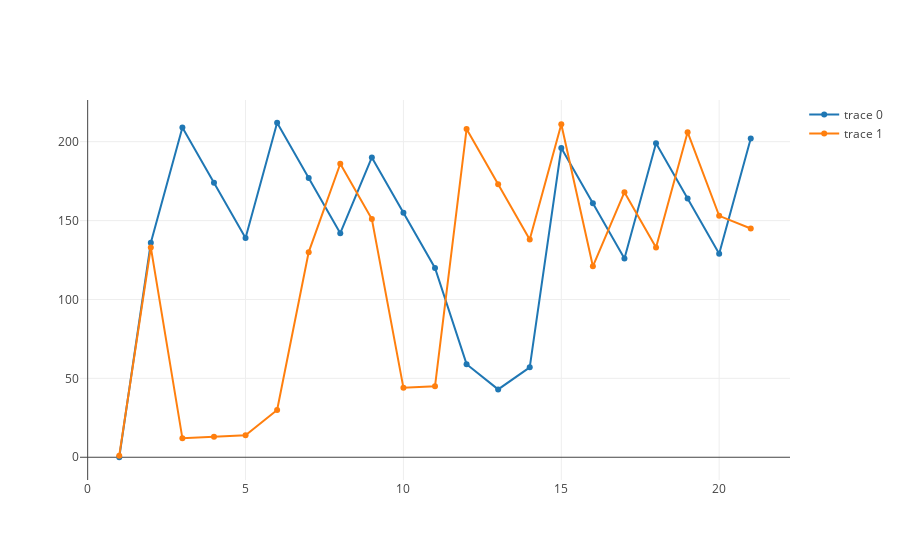

The code cell stored with this chart in its notebook:
### Code cell
"""Track location of two bits after a list of moves."""

import plotly.graph_objs as go
from plotly.offline import init_notebook_mode, iplot
from content.helper.helper import generate_random_keys
from content.analyzers.cubie_location_analyzer import CubieLocationAnalyzer

# Init the notebook for usage of Plotly.
init_notebook_mode(connected=True)

# Setup the analyzers and keys.
analyzer1 = CubieLocationAnalyzer(cube_side_length=3, track_item_location=0)
analyzer2 = CubieLocationAnalyzer(cube_side_length=3, track_item_location=1)
keys = generate_random_keys(length=20, max_index=1)

# Get locations and create the traces for scatter plot.
locations1 = analyzer1.location_tracker(keys=keys)
locations2 = analyzer2.location_tracker(keys=keys)

# Create a trace
trace1 = go.Scatter(
    x = [index + 1 for index in range(len(locations1))],
    y = locations1,
    mode = 'lines+markers'
)

# Create a trace
trace2 = go.Scatter(
    x = [index + 1 for index in range(len(locations2))],
    y = locations2,
    mode = 'lines+markers'
)

# Plot the scatter plot in the notebook.
iplot([trace1, trace2])

### Figure 1 — Plotly figure (JSON) as saved in the notebook; plotly's stock layout.template omitted (floating-point values rounded to 4 significant figures)
{"data": [{"mode": "lines+markers", "type": "scatter", "uid": "f7da5258-8303-4ee8-8cba-fa84c8c8b80f", "x": [1, 2, 3, 4, 5, 6, 7, 8, 9, 10, 11, 12, 13, 14, 15, 16, 17, 18, 19, 20, 21], "y": [0, 136, 209, 174, 139, 212, 177, 142, 190, 155, 120, 59, 43, 57, 196, 161, 126, 199, 164, 129, 202]}, {"mode": "lines+markers", "type": "scatter", "uid": "c4a7e418-de09-4b1c-b781-b7040af30b27", "x": [1, 2, 3, 4, 5, 6, 7, 8, 9, 10, 11, 12, 13, 14, 15, 16, 17, 18, 19, 20, 21], "y": [1, 133, 12, 13, 14, 30, 130, 186, 151, 44, 45, 208, 173, 138, 211, 121, 168, 133, 206, 153, 145]}], "layout": {}}
